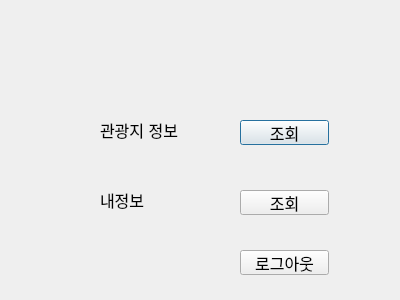
<?xml version="1.0" encoding="UTF-8"?>
<ui version="4.0">
 <class>menu</class>
 <widget class="QDialog" name="menu">
  <property name="geometry">
   <rect>
    <x>0</x>
    <y>0</y>
    <width>400</width>
    <height>300</height>
   </rect>
  </property>
  <property name="font">
   <font>
    <pointsize>15</pointsize>
   </font>
  </property>
  <property name="windowTitle">
   <string>Dialog</string>
  </property>
  <widget class="QLabel" name="vip_show">
   <property name="geometry">
    <rect>
     <x>150</x>
     <y>30</y>
     <width>101</width>
     <height>20</height>
    </rect>
   </property>
   <property name="text">
    <string>&lt;VIP 회원&gt;</string>
   </property>
  </widget>
  <widget class="QLabel" name="attraction">
   <property name="geometry">
    <rect>
     <x>100</x>
     <y>120</y>
     <width>131</width>
     <height>20</height>
    </rect>
   </property>
   <property name="font">
    <font>
     <pointsize>12</pointsize>
    </font>
   </property>
   <property name="text">
    <string>관광지 정보 </string>
   </property>
  </widget>
  <widget class="QLabel" name="info">
   <property name="geometry">
    <rect>
     <x>100</x>
     <y>190</y>
     <width>131</width>
     <height>20</height>
    </rect>
   </property>
   <property name="font">
    <font>
     <pointsize>12</pointsize>
    </font>
   </property>
   <property name="text">
    <string>내정보</string>
   </property>
  </widget>
  <widget class="QPushButton" name="attraction_btn">
   <property name="geometry">
    <rect>
     <x>240</x>
     <y>120</y>
     <width>89</width>
     <height>25</height>
    </rect>
   </property>
   <property name="font">
    <font>
     <pointsize>12</pointsize>
    </font>
   </property>
   <property name="text">
    <string>조회</string>
   </property>
  </widget>
  <widget class="QPushButton" name="lofo_btn">
   <property name="geometry">
    <rect>
     <x>240</x>
     <y>190</y>
     <width>89</width>
     <height>25</height>
    </rect>
   </property>
   <property name="font">
    <font>
     <pointsize>12</pointsize>
    </font>
   </property>
   <property name="text">
    <string>조회</string>
   </property>
  </widget>
  <widget class="QPushButton" name="out_btn">
   <property name="geometry">
    <rect>
     <x>240</x>
     <y>250</y>
     <width>89</width>
     <height>25</height>
    </rect>
   </property>
   <property name="font">
    <font>
     <pointsize>12</pointsize>
    </font>
   </property>
   <property name="text">
    <string>로그아웃</string>
   </property>
  </widget>
 </widget>
 <resources/>
 <connections/>
</ui>
